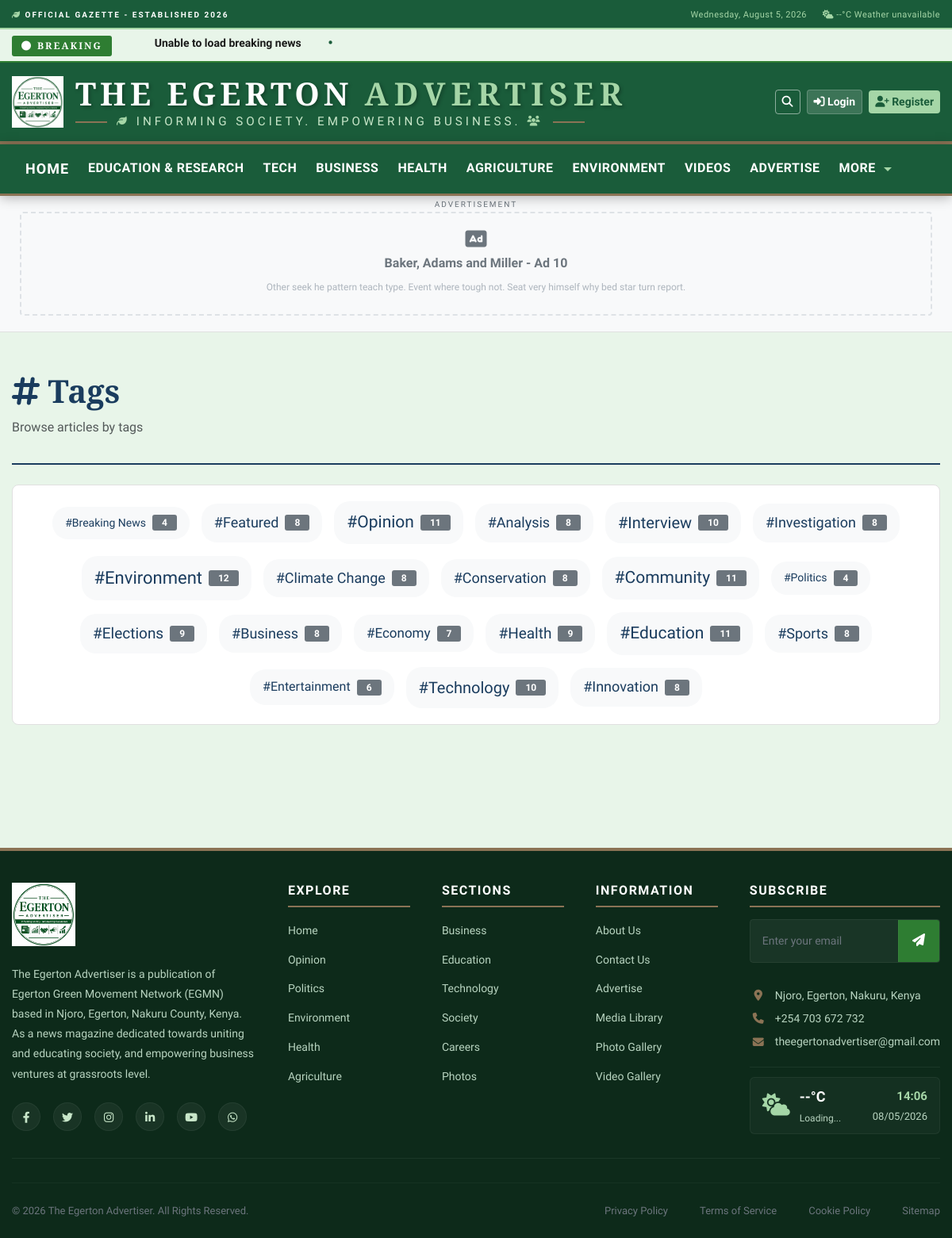
The app's page /tags/ with its own data.
### apps/advertisements/models.py (models this page shows, shortened)
class Advertisement(models.Model):
    POSITION_CHOICES = (
        ('header', 'Header Banner'),
        ('sidebar', 'Sidebar'),
        ('in_article', 'In-Article'),
        ('between_posts', 'Between Posts'),
        ('footer', 'Footer'),
        ('featured_section', 'Featured Section'),
        ('popup', 'Popup'),
        ('video', 'Video Ad'),
        ('sponsored', 'Sponsored Content'),
    )
    SIZE_CHOICES = (
        ('leaderboard', '728x90 - Leaderboard'),
        ('banner', '468x60 - Banner'),
        ('half_banner', '234x60 - Half Banner'),
        ('square', '250x250 - Square'),
        ('small_square', '200x200 - Small Square'),
        ('button', '125x125 - Button'),
        ('medium_rectangle', '300x250 - Medium Rectangle'),
        ('large_rectangle', '336x280 - Large Rectangle'),
        ('skyscraper', '120x600 - Skyscraper'),
        ('wide_skyscraper', '160x600 - Wide Skyscraper'),
        ('half_page', '300x600 - Half Page'),
    )
    STATUS_CHOICES = (
        ('active', 'Active'),
        ('pending', 'Pending Approval'),
        ('scheduled', 'Scheduled'),
        ('paused', 'Paused'),
        ('expired', 'Expired'),
        ('rejected', 'Rejected'),
        ('draft', 'Draft'),
    )
    title = models.CharField(
        max_length=200,
        help_text="Ad title for internal reference"
    )
    description = models.TextField(max_length=500, blank=True)
    image = models.ImageField(
        upload_to='ads/%Y/%m/',
        validators=[FileExtensionValidator(['jpg', 'jpeg', 'png', 'gif', 'webp'])],
        help_text="Ad image (supported formats: JPG, PNG, GIF, WEBP)"
    )
    image_alt = models.CharField(max_length=200, blank=True)
    video_url = models.URLField(blank=True, help_text="URL for video ads")
    link_url = models.URLField(help_text="URL users go to when clicking the ad")
    link_target = models.CharField(
        max_length=10,
        choices=(
            ('_self', 'Same Window'),
            ('_blank', 'New Window'),
        ),
        default='_blank'
    )
    position = models.CharField(max_length=20, choices=POSITION_CHOICES)
    size = models.CharField(max_length=20, choices=SIZE_CHOICES)
    advertiser = models.ForeignKey(
        User,
        on_delete=models.CASCADE,
        related_name='ads',
        help_text="Advertiser who owns this ad"
    )
    company_name = models.CharField(max_length=200)
    contact_email = models.EmailField()
    contact_phone = models.CharField(max_length=20)
    start_date = models.DateTimeField(help_text="When the ad should start showing")
    end_date = models.DateTimeField(help_text="When the ad should stop showing")
    created_at = models.DateTimeField(auto_now_add=True)
    updated_at = models.DateTimeField(auto_now=True)
    status = models.CharField(max_length=20, choices=STATUS_CHOICES, default='pending')
    targeted_categories = models.ManyToManyField(
        'categories.Category',
        blank=True,
        related_name='ads',
        help_text="Show ad only on these categories (leave blank for all)"
    )
    targeted_articles = models.ManyToManyField(
        Article,
        blank=True,
        related_name='ads',
        help_text="Show ad only on these specific articles"
    )
    target_countries = models.JSONField(default=list, blank=True)
    target_cities = models.JSONField(default=list, blank=True)
    budget = models.DecimalField(
        max_digits=10,
        decimal_places=2,
        default=0,
        help_text="Total budget for this ad campaign"
    )
    cost_per_click = models.DecimalField(
        max_digits=10,
        decimal_places=2,
        default=0,
        help_text="Cost per click (CPC)"
    )
    cost_per_impression = models.DecimalField(
        max_digits=10,
        decimal_places=2,
        default=0,
        help_text="Cost per 1000 impressions (CPM)"
    )
    views_count = models.PositiveIntegerField(default=0)
    clicks_count = models.PositiveIntegerField(default=0)
    unique_views = models.PositiveIntegerField(default=0)
    unique_clicks = models.PositiveIntegerField(default=0)
    conversion_count = models.PositiveIntegerField(default=0)
    max_clicks = models.PositiveIntegerField(
        default=0,
        help_text="Maximum number of clicks (0 for unlimited)"
    )
    max_impressions = models.PositiveIntegerField(
        default=0,
        help_text="Maximum number of impressions (0 for unlimited)"
    )
    daily_limit = models.PositiveIntegerField(
        default=0,
        help_text="Daily impression limit (0 for unlimited)"
    )
    priority = models.PositiveIntegerField(
        default=0,
        help_text="Higher priority ads show first (0-100)"
    )
    class Meta:
        db_table = 'advertisements'
        ordering = ['-priority', 'views_count']
        indexes = [
            models.Index(fields=['position', 'status']),
            models.Index(fields=['start_date', 'end_date']),
            models.Index(fields=['advertiser', 'status']),
            models.Index(fields=['priority', 'views_count']),
        ]
    def is_active(self):
        now = timezone.now()
        return (self.status == 'active' and
                self.start_date <= now <= self.end_date and
                (self.max_impressions == 0 or self.views_count < self.max_impressions))
    def can_show(self):
        if not self.is_active():
            return False
        return True

### apps/tags/models.py (models this page shows, shortened)
class Tag(models.Model):
    name = models.CharField(
        max_length=100,
        unique=True,
        validators=[MinLengthValidator(2)],
        help_text="Tag name (e.g., Election, Economy, World Cup)"
    )
    slug = models.SlugField(
        max_length=120,
        unique=True,
        blank=True,
        help_text="URL-friendly version of the tag name"
    )
    description = models.TextField(
        max_length=300,
        blank=True,
        help_text="Brief description of the tag"
    )
    color = models.CharField(
        max_length=7,
        blank=True,
        help_text="Hex color code for the tag"
    )
    is_active = models.BooleanField(
        default=True,
        help_text="Whether this tag is active and visible"
    )
    article_count = models.PositiveIntegerField(default=0)
    total_views = models.PositiveIntegerField(default=0)
    created_at = models.DateTimeField(auto_now_add=True)
    updated_at = models.DateTimeField(auto_now=True)
    class Meta:
        db_table = 'tags'
        ordering = ['name']
        indexes = [
            models.Index(fields=['slug']),
            models.Index(fields=['is_active']),
        ]
    def save(self, *args, **kwargs):
        super().save(*args, **kwargs)
    def update_article_count(self):
        from apps.articles.models import Article
        count = Article.objects.filter(tags=self, status='published').count()
        self.article_count = count
        self.save(update_fields=['article_count'])

### apps/tags/views.py (the view)
# urls.py: path('tags/', views.tag_list, name='tag_list'),
def tag_list(request):
    tags = Tag.objects.filter(is_active=True).order_by('-article_count')
    for tag in tags:
        tag.update_article_count()
    paginator = Paginator(tags, 50)
    page = request.GET.get('page')
    try:
        tags = paginator.page(page)
    except PageNotAnInteger:
        tags = paginator.page(1)
    except EmptyPage:
        tags = paginator.page(paginator.num_pages)
    return render(request, 'tags/tag_list.html', {'tags': tags})

### apps/advertisements/templatetags/advertisements_tags.py (called while the page is built)
@register.simple_tag
def get_ad_by_position(position):
    ads = Advertisement.objects.filter(
        position=position,
        status='active',
        start_date__lte=timezone.now(),
        end_date__gte=timezone.now()
    ).order_by('-priority')
    for ad in ads:
        if ad.can_show():
            return ad
    return None

### apps/articles/context_processors.py (called while the page is built)
def category_menu(request):
    categories = Category.objects.filter(
        is_active=True,
        parent__isnull=True
    ).order_by('order')
    return {'categories': categories}

### apps/notifications/context_processors.py (called while the page is built)
def notification_count(request):
    if request.user.is_authenticated:
        count = Notification.objects.filter(
            user=request.user,
            is_read=False
        ).count()
        return {'unread_notifications': count}
    return {'unread_notifications': 0}

### apps/tags/templates/tags/tag_list.html (shortened to what this page needs)
{% extends 'base.html' %}
{% block content %}
<div class="container">
    <div class="tags-page">
        <div class="page-header">
            <h1><i class="fas fa-hashtag"></i> Tags</h1>
            <p class="text-muted">Browse articles by tags</p>
        </div>
        <div class="tags-cloud">
            {% for tag in tags %}
            <a href="{% url 'tags:detail' tag.slug %}" class="tag-cloud-item"
               style="font-size: {{ tag.article_count|add:10 }}px;">
                #{{ tag.name }}
                <span class="badge bg-secondary">{{ tag.article_count }}</span>
            </a>
            {% empty %}
            <div class="empty-state text-center py-5">
                <i class="fas fa-hashtag fa-4x text-muted"></i>
                <h4 class="mt-3">No Tags Found</h4>
                <p class="text-muted">No tags have been created yet</p>
            </div>
            {% endfor %}
        </div>
    </div>
</div>
{% endblock %}

### templates/header_ad.html (shortened to what this page needs)
{% load advertisements_tags %}
<div class="header-ad-wrapper">
    <div class="container">
        <div class="row">
            <div class="col-12">
                <div class="header-ad">
                    <span class="ad-label">ADVERTISEMENT</span>
                    <div class="ad-content">
                        {% get_ad_by_position 'header' as ad %}
                        {% if ad %}
                            {% if ad.image %}
                                <a href="{{ ad.link_url }}" target="{{ ad.link_target|default:'_blank' }}">
                                    <img src="{{ ad.image.url }}" alt="{{ ad.title }}" class="img-fluid">
                                </a>
                            {% else %}
                                <div class="ad-placeholder">
                                    <i class="fas fa-ad"></i>
                                    <span>{{ ad.title|default:'Advertise Here' }}</span>
                                    <small>{{ ad.description|default:'Contact us for advertising opportunities' }}</small>
                                </div>
                            {% endif %}
                        {% else %}
                        <div class="ad-placeholder">
                            <i class="fas fa-ad"></i>
                            <span>Advertise Here</span>
                            <small>Contact us for advertising opportunities</small>
                        </div>
                        {% endif %}
                    </div>
                </div>
            </div>
        </div>
    </div>
</div>

### static/css/style.css (style rules this page uses)
:root { --primary-color: #1a5c3a; --secondary-color: #2e7d32; --green-light: #a5d6a7; --green-lighter: #c8e6c9; --green-lightest: #e8f5e9; --dark-green: #0d3d26; --white: #ffffff; --cream-color: #f5f0e8; --official-red: #8b1a1a; --text-dark: #1a1a1a; }
* { margin: 0; padding: 0; box-sizing: border-box; }
body { font-family: 'Times New Roman', 'Playfair Display', serif; background: var(--green-lightest); color: var(--text-dark); line-height: 1.8; }
h1, h2, h3, h4, h5, h6 { font-family: 'Playfair Display', 'Times New Roman', serif; font-weight: 700; }
a { color: var(--primary-color); text-decoration: none; transition: all 0.3s; }
.container { max-width: 1200px; padding: 0 15px; }
.badge { font-family: 'Times New Roman', serif; font-weight: 700; padding: 4px 12px; border-radius: 3px; }

### static/css/government-style.css (style rules this page uses)
:root { --primary-color: #1a5c3a; --secondary-color: #2e7d32; --green-light: #a5d6a7; --green-lighter: #c8e6c9; --green-lightest: #e8f5e9; --dark-green: #0d3d26; --white: #ffffff; --cream-color: #f5f0e8; --official-red: #8b1a1a; --text-dark: #1a1a1a; --text-light: #e8f5e9; }
body { font-family: 'Times New Roman', 'Playfair Display', serif; background: var(--green-lightest); color: var(--text-dark); line-height: 1.8; }
h1, h2, h3, h4, h5, h6 { font-family: 'Playfair Display', 'Times New Roman', serif; font-weight: 700; }
a { color: var(--primary-color); text-decoration: none; transition: all 0.3s; }
.badge { font-family: 'Times New Roman', serif; font-weight: 700; padding: 4px 12px; border-radius: 3px; }

### templates/header_ad.html (style rules this page uses)
.header-ad-wrapper { background: #f8f9fa; padding: 10px 0; border-bottom: 1px solid #e0e0e0; }
.header-ad { text-align: center; position: relative; }
.ad-label { position: absolute; top: -8px; left: 50%; transform: translateX(-50%); background: #f8f9fa; padding: 0 10px; font-family: 'Times New Roman', serif; font-size: 10px; color: #6c757d; text-transform: uppercase; letter-spacing: 2px; }
.ad-content { padding: 10px; min-height: 90px; display: flex; align-items: center; justify-content: center; }
.ad-placeholder { font-family: 'Times New Roman', serif; color: #6c757d; padding: 20px; border: 2px dashed #dee2e6; border-radius: 4px; width: 100%; }
.ad-placeholder i { font-size: 24px; display: block; margin-bottom: 5px; }
.ad-placeholder span { font-size: 16px; font-weight: 700; display: block; }
.ad-placeholder small { font-size: 12px; color: #adb5bd; }

### apps/tags/templates/tags/tag_list.html (style rules this page uses)
.tags-page { padding: 30px 0; }
.page-header { border-bottom: 2px solid #1a3c5e; padding-bottom: 15px; margin-bottom: 25px; }
.page-header h1 { font-family: 'Playfair Display', serif; font-weight: 900; color: #1a3c5e; }
.tags-cloud { display: flex; flex-wrap: wrap; gap: 15px; padding: 20px; background: #fff; border: 1px solid #e0e0e0; border-radius: 8px; min-height: 200px; align-items: center; justify-content: center; }
.tag-cloud-item { background: #f8f9fa; padding: 8px 16px; border-radius: 20px; font-family: 'Times New Roman', serif; color: #1a3c5e; text-decoration: none; transition: all 0.3s; display: inline-flex; align-items: center; gap: 8px; }
.tag-cloud-item .badge { font-size: 12px; }

### templates/footer.html (style rules this page uses)
.container { max-width: 1200px; margin: 0 auto; padding: 0 15px; }

### records on screen
Advertisement: title "Baker, Adams and Miller - Ad 10", description "Other seek he pattern teach type. Event where tough not. Seat very himself why bed star turn report."
Tag: name "Breaking News", article_count "4"
Tag: name "Featured", article_count "8"
Tag: name "Opinion", article_count "11"
Tag: name "Analysis", article_count "8"
Tag: name "Interview", article_count "10"
Tag: name "Investigation", article_count "8"
Tag: name "Environment", article_count "12"
Tag: name "Climate Change", article_count "8"
Tag: name "Conservation", article_count "8"
Tag: name "Community", article_count "11"
Tag: name "Politics", article_count "4"
Tag: name "Elections", article_count "9"
Tag: name "Business", article_count "8"
Tag: name "Economy", article_count "7"
Tag: name "Health", article_count "9"
Tag: name "Education", article_count "11"
Tag: name "Sports", article_count "8"
Tag: name "Entertainment", article_count "6"
Tag: name "Technology", article_count "10"
Tag: name "Innovation", article_count "8"
